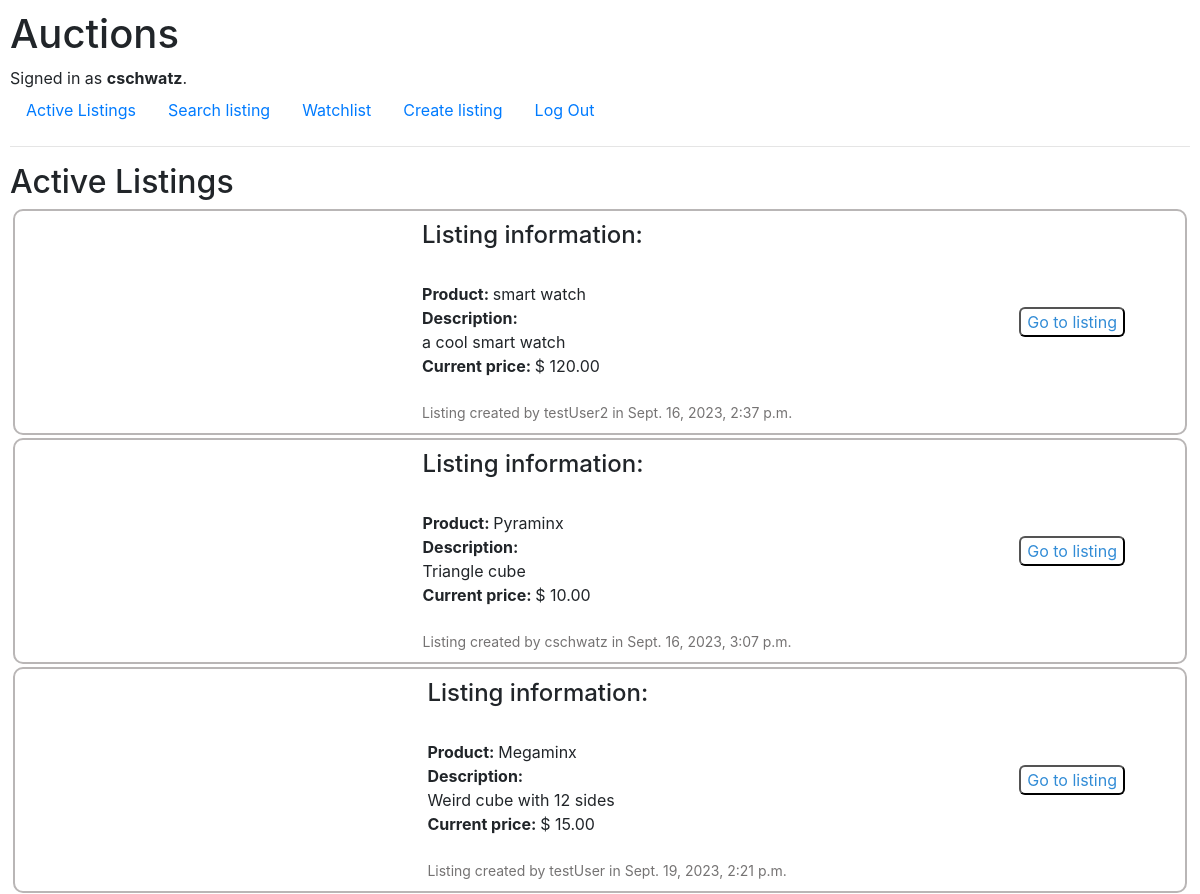
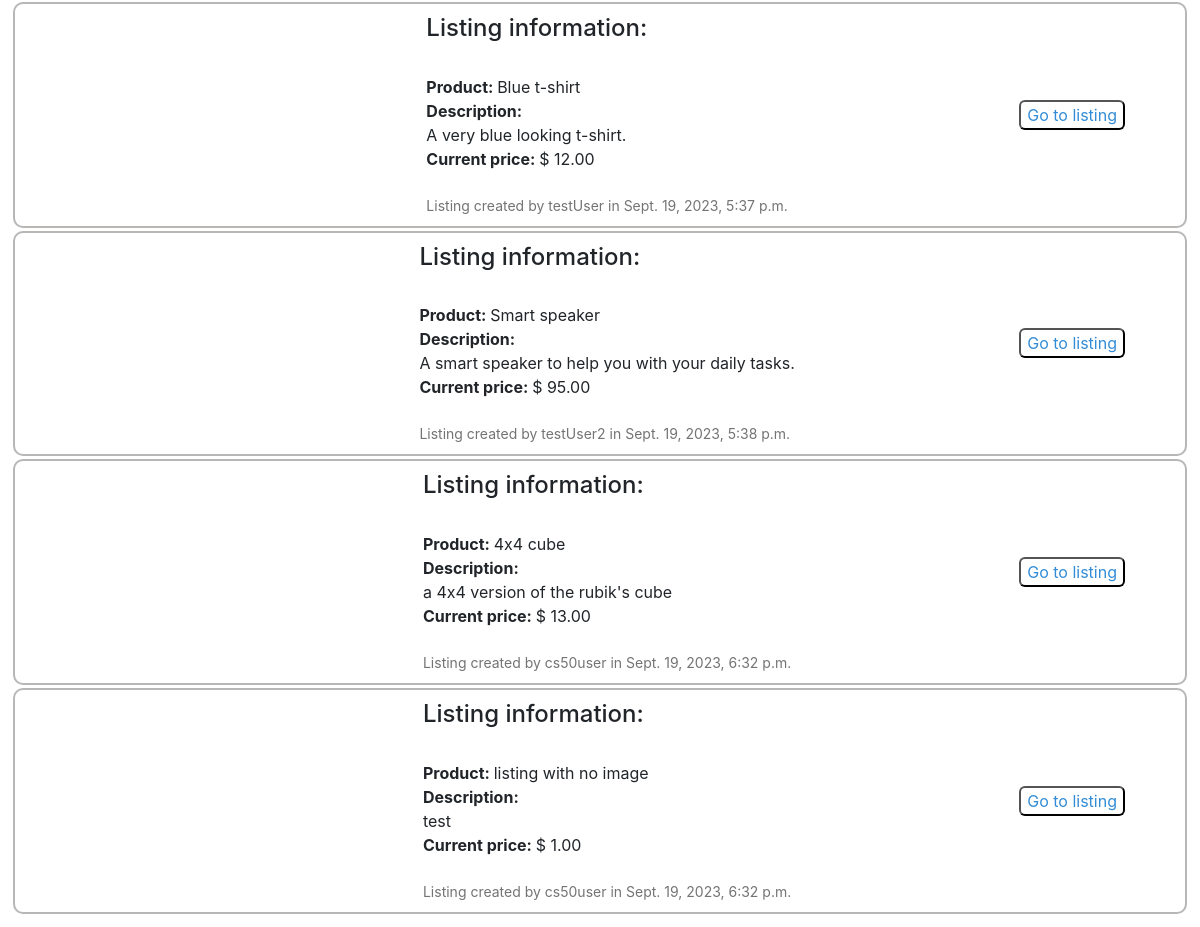
Screenshot of / (signed in) with the database file from the repository (2 pictures, top to bottom).
### auctions/models.py (models this page shows)
class User(AbstractUser):
    pass

class AuctionListing(models.Model):
    user = models.ForeignKey(User, on_delete=models.CASCADE, related_name="user_listing", default=None)
    title = models.CharField(max_length=64)
    description = models.CharField(max_length=150)
    category_choices = [('Electronic', 'electronic'), ('Toys', 'toys'), ('Home', 'home'), ('Fashion', 'fashion'), ('Other', 'other')]
    category = models.CharField(max_length=10, choices=category_choices, default='Other')
    date = models.DateTimeField(auto_now_add=True)
    image = models.URLField(blank=True)
    value = models.DecimalField(max_digits=8, decimal_places=2, default=0.00)
    is_active = models.BooleanField(default=True)

### auctions/views.py (the view)
# urls.py: path("", views.index, name="index"),
def index(request):
    all_auctions = AuctionListing.objects.all() # get all active auctions (still have to work on the "active" aspect)
    active_auctions = [listing for listing in all_auctions if listing.is_active]
    listings_with_bid = [] #buffer to store listing+listing's highest bid (tuple)
    for listing in active_auctions:
        try: # see if there are bids for a given listing
            highest_bid = Bid.objects.filter(listing=listing)
            highest_bid = highest_bid.order_by('-bid')[0].bid
        except IndexError: #if there are no bids, the highest bid is the initial value
            highest_bid = listing.value
        listings_with_bid.append((listing, highest_bid))
    return render(request, "auctions/index.html", {
        "listings": listings_with_bid,
    })

### auctions/templates/auctions/index.html (shortened to what this page needs)
{% extends "auctions/layout.html" %}
{% block body %}
    <h2>Active Listings</h2>
    {% for listing in listings %}
    <div class="listing_full">
        <div class="listing_image">
        </div>
        <div class="listing_content">
            <h4>
                Listing information:
            </h4>
            <br>
            <div id="content_title">
                <span id="description">
                   Product:
                </span>
                {{ listing.0.title }}
            </div>
            <div id="content_description">
                <span id="description">
                    Description:
                </span>
                <span id="product_description">
                    {{ listing.0.description }}
                </span>
            </div>
            <div id="content_price">
                <span id="description">
                    Current price:
                </span>
                $ {{ listing.1 }}
            </div>
            <br>
            <div id="content_date">
               Listing created by {{ listing.0.user }} in {{ listing.0.date }}
            </div>
        </div>
        <div id="listing_url">
            <a href="{% url 'listing' listing.0.title  %}">
                <button id="button">Go to listing</button>
            </a>
        </div>
    </div>
    {% endfor %}
{% endblock %}

### auctions/templates/auctions/layout.html (shortened to what this page needs)
{% load static %}
<!DOCTYPE html>
<html lang="en">
    <head>
        <link rel="stylesheet" href="https://stackpath.bootstrapcdn.com/bootstrap/4.4.1/css/bootstrap.min.css">
        <link href="{% static 'auctions/styles.css' %}" rel="stylesheet">
    </head>
    <body>
        <h1>Auctions</h1>
        <div>
            {% if user.is_authenticated %}
                Signed in as <strong>{{ user.username }}</strong>.
            {% else %}
                Not signed in.
            {% endif %}
        </div>
        <ul class="nav">
            <li class="nav-item">
                <a class="nav-link" href="{% url 'index' %}">Active Listings</a>
            </li>
            <li class="nav-item">
                <a class="nav-link" href="{% url 'search_listing' %}"> Search listing </a>
            </li>
            {% if user.is_authenticated %}
                <li class="nav-item">
                    <a class="nav-link" href="{% url 'watchlist' %}">Watchlist</a>
                </li>
                <li class="nav-item">
                    <a class="nav-link" href="{% url 'create_listing' %}"> Create listing </a>
                </li>
                <li class="nav-item">
                    <a class="nav-link" href="{% url 'logout' %}">Log Out</a>
                </li>
            {% endif %}
        </ul>
        <hr>
        {% block body %}
        {% endblock %}
    </body>
</html>

### auctions/static/auctions/styles.css (style rules this page uses)
body { padding: 10px; }
.listing_image { padding: 10px; display: flex; }
#listing_url { text-decoration: none; padding-right: 50px; }
#listing_url a { text-decoration: none; }
.listing_content { flex-direction: column; align-self: center; }
.listing_full { padding: 10px; display: flex; gap: 5px; border: 2px rgb(185, 182, 182) solid; margin: 3px; border-radius: 10px; justify-content:space-between; align-items: center; }
#content_date { font-size: 14px; color: rgb(117, 115, 115); }
#product_description { display: flex; flex-wrap: wrap; }
#description { font-weight: bold; }
#button { border-radius: 6px; background-color: white; color: rgb(50, 140, 214); }

### rows the page displays
User: username "cschwatz"
AuctionListing: title "smart watch", description "a cool smart watch", value "120.00", user.username "testUser2", date "Sept. 16, 2023, 2:37 p.m."
AuctionListing: title "Pyraminx", description "Triangle cube", value "10.00", user.username "cschwatz", date "Sept. 16, 2023, 3:07 p.m."
AuctionListing: title "Megaminx", description "Weird cube with 12 sides", value "15.00", user.username "testUser", date "Sept. 19, 2023, 2:21 p.m."
AuctionListing: title "Blue t-shirt", description "A very blue looking t-shirt.", value "12.00", user.username "testUser", date "Sept. 19, 2023, 5:37 p.m."
AuctionListing: title "Smart speaker", description "A smart speaker to help you with your daily tasks.", value "95.00", user.username "testUser2", date "Sept. 19, 2023, 5:38 p.m."
AuctionListing: title "4x4 cube", description "a 4x4 version of the rubik's cube", value "13.00", user.username "cs50user", date "Sept. 19, 2023, 6:32 p.m."
AuctionListing: title "listing with no image", description "test", value "1.00", user.username "cs50user", date "Sept. 19, 2023, 6:32 p.m."
